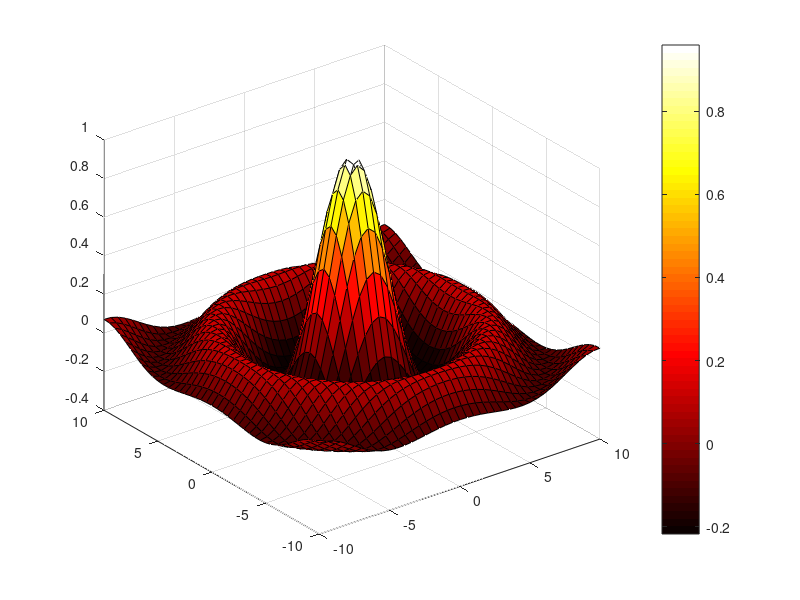
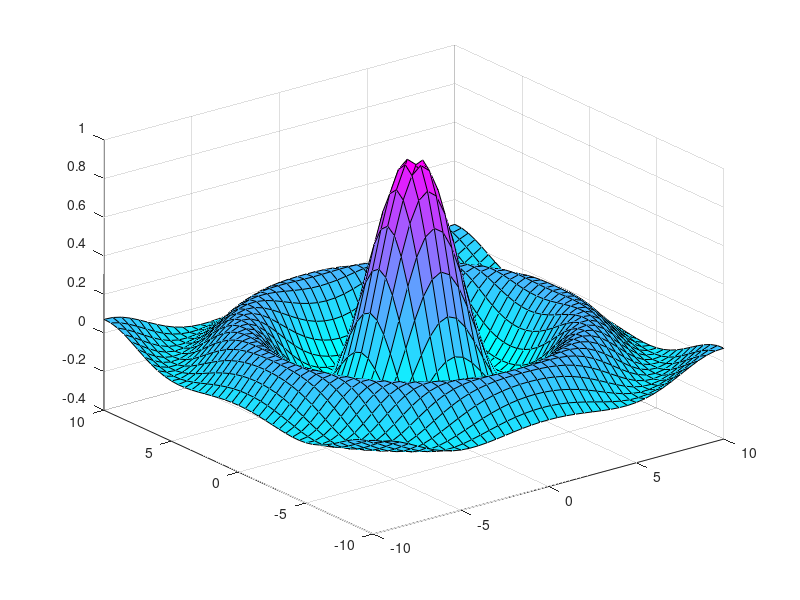

The MATLAB source for these figures, in order:
[X, Y] = meshgrid(-10 : .5 : 10);
R = sqrt(X.^2 + Y.^2);

ZSincard = sin(R)./R;

figure; colormap(hot); surf(X, Y, ZSincard); colorbar;
figure; colormap(cool); surf(X, Y, ZSincard);
